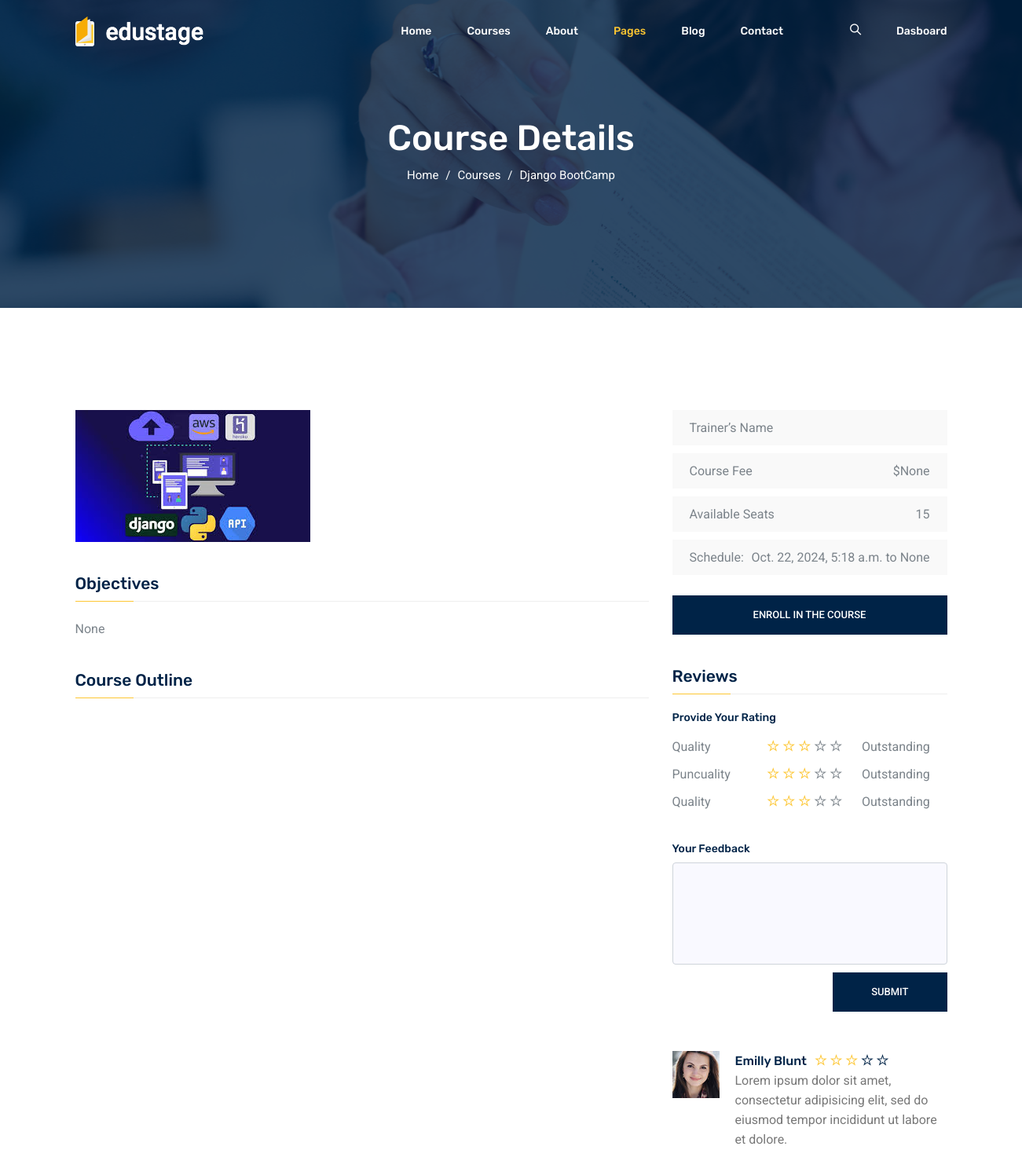
Page /detail/django-bootcamp/ (signed in, upper part) on the earlier database version.
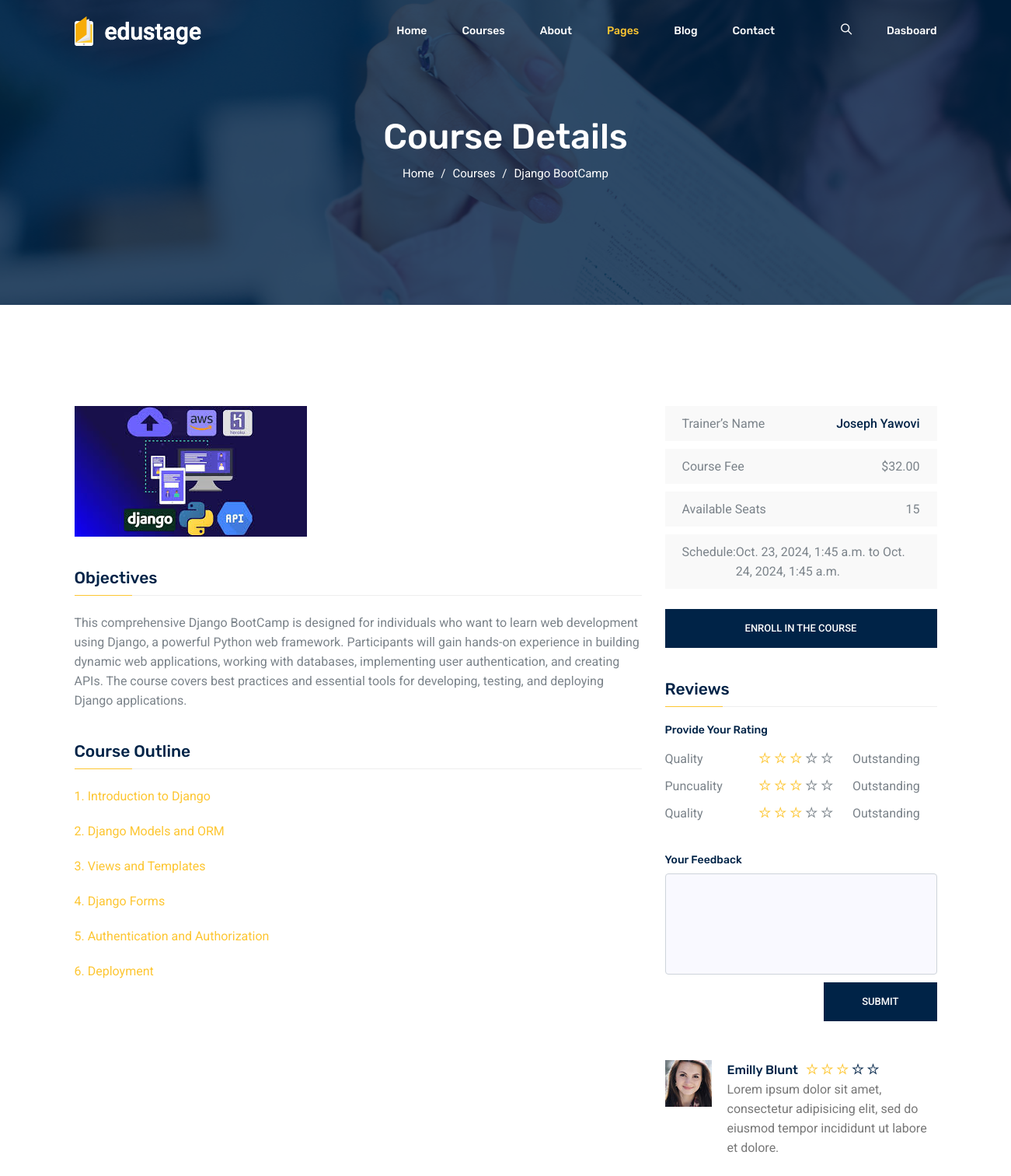
Same page on the later database version.
### classes/models.py (models this page shows, shortened)
class Course(models.Model):
    title = models.CharField(max_length=255)
    google_meet_link = models.URLField(max_length=500)
    description = models.TextField(null=True,blank=True)
    price = models.DecimalField(max_digits=6, decimal_places=2,null=True)
    image = models.ImageField(upload_to='class_pictures/', null=True, blank=True)  # Class picture
    category = models.ForeignKey('Category', on_delete=models.CASCADE, null=True)
    lecturer = models.ForeignKey(User, on_delete=models.SET_NULL, null=True, related_name='lectured_courses')
    likes = models.ManyToManyField(User, related_name='liked_courses', blank=True)  # To track likes
    start_date = models.DateField()
    start_time = models.TimeField()
    end_date = models.DateField(null=True)
    end_time = models.TimeField(null=True)
    created_at = models.DateTimeField(auto_now_add=True)
    slug = models.SlugField(max_length=255, unique=True, null=True, blank=True)  # New slug field

class Outline(models.Model):
    course = models.ForeignKey(Course, on_delete=models.CASCADE, related_name='outlines')
    title = models.CharField(max_length=255)
    description = models.TextField(null=True, blank=True)

### account/models.py (models this page shows, shortened)
class CustomUser(AbstractUser):
    phone_number = models.CharField(max_length=15, blank=True, null=True)
    address = models.TextField(blank=True, null=True)
    nationality = models.CharField(max_length=100, blank=True, null=True)

### classes/views.py (the view)
# urls.py: path('detail/<slug:slug>/', views.course_detail, name='course_detail'),
def course_detail(request, slug):
    course = Course.objects.get(slug=slug)
    now = timezone.now()
    local_tz = pytz.timezone('Asia/Kolkata')  # India Standard Time
    local_now = now.astimezone(local_tz)
    course_start_datetime = datetime.combine(course.start_date, course.start_time).astimezone(local_tz)
    course_end_datetime = datetime.combine(course.end_date, course.end_time).astimezone(local_tz) if course.end_date and course.end_time else None
    if request.user.is_authenticated:
        is_registered = Registration.objects.filter(user=request.user, course=course).exists()
    context = {
        'course': course,
        'now': local_now,  # Now in local timezone
        'is_registered': is_registered,
        'course_start_datetime': course_start_datetime,
        'course_end_datetime': course_end_datetime,
    }
    return render(request, 'classes/class_detail.html', context)

### classes/templates/classes/class_detail.html (shortened to what the changed rows need)
{% extends "classes/base.html" %}
{% block content %}
<section class="banner_area">
    <div class="banner_inner d-flex align-items-center">
        <div class="container">
            <div class="row justify-content-center">
                <div class="col-lg-6">
                    <div class="banner_content text-center">
                        <h2>Course Details</h2>
                        <div class="page_link">
                            <a href="{% url "home" %}">Home</a>
                            <a href="courses.html">Courses</a>
                            <a href="">{{course.title}}</a>
                        </div>
                    </div>
                </div>
            </div>
        </div>
    </div>
</section>
<section class="course_details_area section_gap">
    <div class="container">
        <div class="row">
            <div class="col-lg-8 course_details_left">
                <div class="main_image">
                    <img class="img-fluid" src="{{course.image.url}}" alt="">
                </div>
                <div class="content_wrapper">
                    <h4 class="title">Objectives</h4>
                    <div class="content">
                        {{course.description}}
                    </div>
                    <h4 class="title">Course Outline</h4>
                    <div class="content">
                        <ul class="course_list">
                            {% for outline in course.outlines.all %}
                            <li class="justify-content-between d-flex">
                                <div>
                                    <span class="toggle">{{ forloop.counter }}. {{ outline.title }}</span>
                                </div>
                            </li>
                            {% endfor %}
                        </ul>
                    </div>
                </div>
            </div>
            <div class="col-lg-4 right-contents">
                <ul>
                    <li>
                        <a class="justify-content-between d-flex" href="#">
                            <p>Trainer’s Name</p>
                            <span class="or">{{course.lecturer.first_name}} {{course.lecturer.last_name}}</span>
                        </a>
                    </li>
                    <li>
                        <a class="justify-content-between d-flex" href="#">
                            <p>Course Fee </p>
                            <span>${{course.price}}</span>
                        </a>
                    </li>
                    <li>
                        <a class="justify-content-between d-flex" href="#">
                            <p>Schedule:</p>
                            <span> {{course_start_datetime }} to {{course_end_datetime}}</span>
                        </a>
                    </li>
                </ul>
            </div>
        </div>
    </div>
</section>
{% endblock content %}

Differences in the rows shown:
changed Course "Django BootCamp": description "None" → "This comprehensive Django BootCamp is designed for individuals who want to learn web development using Django, a powerful Python web framework. Participants will gain hands-on experience in building dynamic web applications, working with databases, implementing user authentication, and creating APIs. The course covers best practices and essential tools for developing, testing, and deploying Django applications."; lecturer.first_name (not shown) → "Joseph"; lecturer.last_name (not shown) → "Yawovi"; price "None" → "32.00"
added Outline: title "Introduction to Django"
added Outline: title "Django Models and ORM"
added Outline: title "Views and Templates"
added Outline: title "Django Forms"
added Outline: title "Authentication and Authorization"
added Outline: title "Deployment"
Other differences:
{{ course_start_datetime }}: "Oct. 22, 2024, 5:18 a.m." → "Oct. 23, 2024, 1:45 a.m."
{{ course_end_datetime }}: "None" → "Oct. 24, 2024, 1:45 a.m."
